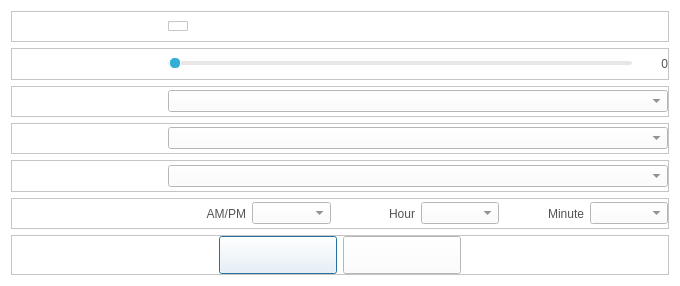
<?xml version="1.0" encoding="UTF-8"?>
<ui version="4.0">
 <class>AlarmDialog</class>
 <widget class="QDialog" name="AlarmDialog">
  <property name="geometry">
   <rect>
    <x>0</x>
    <y>0</y>
    <width>680</width>
    <height>286</height>
   </rect>
  </property>
  <property name="windowTitle">
   <string>Dialog</string>
  </property>
  <property name="styleSheet">
   <string notr="true">QLabel
{
	color: rgb(84, 84, 84);
	font: 14pt &quot;Segoe UI&quot;;
}
QPushButton
{
	color: rgb(84, 84, 84);
	font: 14pt &quot;Segoe UI&quot;;
}
QComboBox
{
	color: rgb(84, 84, 84);
	font: 14pt &quot;Segoe UI&quot;;
}
QWidget
{
	background-color: rgb(255, 255, 255);
}</string>
  </property>
  <layout class="QGridLayout" name="gridLayout">
   <item row="0" column="0">
    <widget class="QFrame" name="frameActive">
     <property name="frameShape">
      <enum>QFrame::StyledPanel</enum>
     </property>
     <property name="frameShadow">
      <enum>QFrame::Raised</enum>
     </property>
     <layout class="QHBoxLayout" name="horizontalLayout_7">
      <property name="leftMargin">
       <number>0</number>
      </property>
      <property name="topMargin">
       <number>0</number>
      </property>
      <property name="rightMargin">
       <number>0</number>
      </property>
      <property name="bottomMargin">
       <number>0</number>
      </property>
      <item>
       <widget class="QLabel" name="labelActive">
        <property name="minimumSize">
         <size>
          <width>0</width>
          <height>0</height>
         </size>
        </property>
        <property name="maximumSize">
         <size>
          <width>150</width>
          <height>16777215</height>
         </size>
        </property>
       </widget>
      </item>
      <item>
       <widget class="QCheckBox" name="checkBoxActive">
        <property name="styleSheet">
         <string notr="true">QCheckBox::indicator {
    width: 20px;
    height: 10px;
}

QCheckBox::indicator:unchecked {
    image: url(&quot;:/resource/groupp-btn20-togle-off.png&quot;);
}

QCheckBox::indicator:checked {
    image: url(&quot;:/resource/groupp-btn20-togle-on.png&quot;);
}
</string>
        </property>
       </widget>
      </item>
     </layout>
    </widget>
   </item>
   <item row="1" column="0">
    <widget class="QFrame" name="frameVolume">
     <property name="frameShape">
      <enum>QFrame::StyledPanel</enum>
     </property>
     <property name="frameShadow">
      <enum>QFrame::Raised</enum>
     </property>
     <layout class="QHBoxLayout" name="horizontalLayout_6">
      <property name="leftMargin">
       <number>0</number>
      </property>
      <property name="topMargin">
       <number>0</number>
      </property>
      <property name="rightMargin">
       <number>0</number>
      </property>
      <property name="bottomMargin">
       <number>0</number>
      </property>
      <item>
       <widget class="QLabel" name="labelVolume">
        <property name="minimumSize">
         <size>
          <width>150</width>
          <height>0</height>
         </size>
        </property>
        <property name="maximumSize">
         <size>
          <width>150</width>
          <height>16777215</height>
         </size>
        </property>
       </widget>
      </item>
      <item>
       <widget class="QSlider" name="horizontalSlider">
        <property name="styleSheet">
         <string notr="true">QSlider::groove:horizontal {
    background-color: #e8e6e6;
    border: 1px solid #e8e6e6;
    height: 2px;
    border-radius: 2px;
}

QSlider::handle:horizontal {
    background-color: #34aed6;
    border: 1px solid #ffffff;
    width: 10px;
	height: 10px;
    border-radius: 5px;
	margin: -5px 0;
}</string>
        </property>
        <property name="orientation">
         <enum>Qt::Horizontal</enum>
        </property>
       </widget>
      </item>
      <item>
       <widget class="QLabel" name="labelVolumeValue">
        <property name="minimumSize">
         <size>
          <width>30</width>
          <height>0</height>
         </size>
        </property>
        <property name="text">
         <string>0</string>
        </property>
        <property name="alignment">
         <set>Qt::AlignRight|Qt::AlignTrailing|Qt::AlignVCenter</set>
        </property>
       </widget>
      </item>
     </layout>
    </widget>
   </item>
   <item row="2" column="0">
    <widget class="QFrame" name="frameRepeat">
     <property name="frameShape">
      <enum>QFrame::StyledPanel</enum>
     </property>
     <property name="frameShadow">
      <enum>QFrame::Raised</enum>
     </property>
     <layout class="QHBoxLayout" name="horizontalLayout_5">
      <property name="leftMargin">
       <number>0</number>
      </property>
      <property name="topMargin">
       <number>0</number>
      </property>
      <property name="rightMargin">
       <number>0</number>
      </property>
      <property name="bottomMargin">
       <number>0</number>
      </property>
      <item>
       <widget class="QLabel" name="labelRepeat">
        <property name="maximumSize">
         <size>
          <width>150</width>
          <height>16777215</height>
         </size>
        </property>
       </widget>
      </item>
      <item>
       <widget class="QComboBox" name="cbRepeat"/>
      </item>
     </layout>
    </widget>
   </item>
   <item row="3" column="0">
    <widget class="QFrame" name="frameType">
     <property name="frameShape">
      <enum>QFrame::StyledPanel</enum>
     </property>
     <property name="frameShadow">
      <enum>QFrame::Raised</enum>
     </property>
     <layout class="QHBoxLayout" name="horizontalLayout_4">
      <property name="leftMargin">
       <number>0</number>
      </property>
      <property name="topMargin">
       <number>0</number>
      </property>
      <property name="rightMargin">
       <number>0</number>
      </property>
      <property name="bottomMargin">
       <number>0</number>
      </property>
      <item>
       <widget class="QLabel" name="labelType">
        <property name="maximumSize">
         <size>
          <width>150</width>
          <height>16777215</height>
         </size>
        </property>
       </widget>
      </item>
      <item>
       <widget class="QComboBox" name="cbType"/>
      </item>
     </layout>
    </widget>
   </item>
   <item row="4" column="0">
    <widget class="QFrame" name="frameSound">
     <property name="frameShape">
      <enum>QFrame::StyledPanel</enum>
     </property>
     <property name="frameShadow">
      <enum>QFrame::Raised</enum>
     </property>
     <layout class="QHBoxLayout" name="horizontalLayout_3">
      <property name="leftMargin">
       <number>0</number>
      </property>
      <property name="topMargin">
       <number>0</number>
      </property>
      <property name="rightMargin">
       <number>0</number>
      </property>
      <property name="bottomMargin">
       <number>0</number>
      </property>
      <item>
       <widget class="QLabel" name="labelSound">
        <property name="maximumSize">
         <size>
          <width>150</width>
          <height>16777215</height>
         </size>
        </property>
       </widget>
      </item>
      <item>
       <widget class="QComboBox" name="cbSound"/>
      </item>
     </layout>
    </widget>
   </item>
   <item row="5" column="0">
    <widget class="QFrame" name="frameTime">
     <property name="frameShape">
      <enum>QFrame::StyledPanel</enum>
     </property>
     <property name="frameShadow">
      <enum>QFrame::Raised</enum>
     </property>
     <layout class="QHBoxLayout" name="horizontalLayout_2">
      <property name="leftMargin">
       <number>0</number>
      </property>
      <property name="topMargin">
       <number>0</number>
      </property>
      <property name="rightMargin">
       <number>0</number>
      </property>
      <property name="bottomMargin">
       <number>0</number>
      </property>
      <item>
       <widget class="QLabel" name="labelTime">
        <property name="minimumSize">
         <size>
          <width>150</width>
          <height>0</height>
         </size>
        </property>
        <property name="maximumSize">
         <size>
          <width>150</width>
          <height>16777215</height>
         </size>
        </property>
       </widget>
      </item>
      <item>
       <widget class="QLabel" name="label_2">
        <property name="minimumSize">
         <size>
          <width>65</width>
          <height>0</height>
         </size>
        </property>
        <property name="text">
         <string>AM/PM</string>
        </property>
        <property name="alignment">
         <set>Qt::AlignRight|Qt::AlignTrailing|Qt::AlignVCenter</set>
        </property>
       </widget>
      </item>
      <item>
       <widget class="QComboBox" name="cbAMPM"/>
      </item>
      <item>
       <widget class="QLabel" name="label_3">
        <property name="minimumSize">
         <size>
          <width>65</width>
          <height>0</height>
         </size>
        </property>
        <property name="text">
         <string>Hour</string>
        </property>
        <property name="alignment">
         <set>Qt::AlignRight|Qt::AlignTrailing|Qt::AlignVCenter</set>
        </property>
       </widget>
      </item>
      <item>
       <widget class="QComboBox" name="cbHour"/>
      </item>
      <item>
       <widget class="QLabel" name="label_4">
        <property name="minimumSize">
         <size>
          <width>65</width>
          <height>0</height>
         </size>
        </property>
        <property name="text">
         <string>Minute</string>
        </property>
        <property name="alignment">
         <set>Qt::AlignRight|Qt::AlignTrailing|Qt::AlignVCenter</set>
        </property>
       </widget>
      </item>
      <item>
       <widget class="QComboBox" name="cbMinute"/>
      </item>
     </layout>
    </widget>
   </item>
   <item row="6" column="0">
    <widget class="QFrame" name="frameBtn">
     <property name="styleSheet">
      <string notr="true">QPushButton
{
	border-image: url(&quot;:/resource/audiocd-popup-btn110-ok-n.png&quot;);
	width: 110px;
	height: 30px;
	color: rgb(84, 84, 84)
}

QPushButton:hover
{
 	border-image: url(&quot;:/resource/audiocd-popup-btn110-ok-h.png&quot;);
	width: 110px;
	height: 30px;	
	color: rgb(255, 255, 255)
}</string>
     </property>
     <property name="frameShape">
      <enum>QFrame::StyledPanel</enum>
     </property>
     <property name="frameShadow">
      <enum>QFrame::Raised</enum>
     </property>
     <layout class="QHBoxLayout" name="horizontalLayout">
      <property name="leftMargin">
       <number>0</number>
      </property>
      <property name="topMargin">
       <number>0</number>
      </property>
      <property name="rightMargin">
       <number>0</number>
      </property>
      <property name="bottomMargin">
       <number>0</number>
      </property>
      <item>
       <spacer name="horizontalSpacer">
        <property name="orientation">
         <enum>Qt::Horizontal</enum>
        </property>
        <property name="sizeHint" stdset="0">
         <size>
          <width>208</width>
          <height>20</height>
         </size>
        </property>
       </spacer>
      </item>
      <item>
       <widget class="QPushButton" name="btnOK"/>
      </item>
      <item>
       <widget class="QPushButton" name="btnCancel"/>
      </item>
      <item>
       <spacer name="horizontalSpacer_2">
        <property name="orientation">
         <enum>Qt::Horizontal</enum>
        </property>
        <property name="sizeHint" stdset="0">
         <size>
          <width>208</width>
          <height>20</height>
         </size>
        </property>
       </spacer>
      </item>
     </layout>
    </widget>
   </item>
  </layout>
 </widget>
 <resources/>
 <connections/>
</ui>
